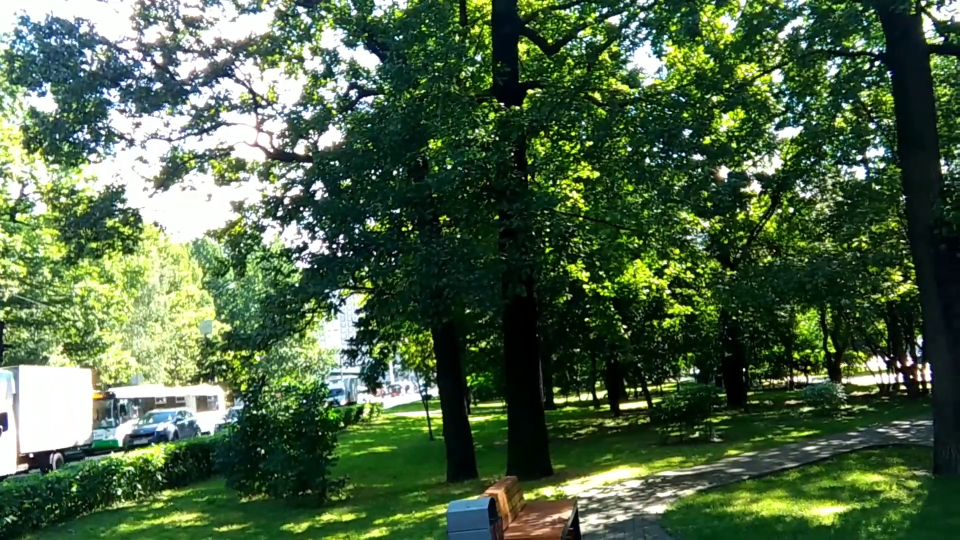
#> input picture frame 17 of exp34/exp34.mp4, 1920 x 1080 px (shown at 1/2 size)
$ python exp34.py
#> lines starting #> are read from the running program, lines starting #| are printed output that depends on the picture; after the words box and inside, x2 and y2 are one past the last pixel; in counts of white or black regions, pixels touching at a corner belong together
import cv2

cap = cv2.VideoCapture("LIST OF EXPERIMENTS/exp34/exp34.mp4")
detector = cv2.createBackgroundSubtractorMOG2()

while True:
    ret, frame = cap.read()
#> frame is the input picture: shape (1080, 1920, 3); mean B, G, R 69.7, 100.9, 77.8

    if not ret:
        break

    mask = detector.apply(frame)
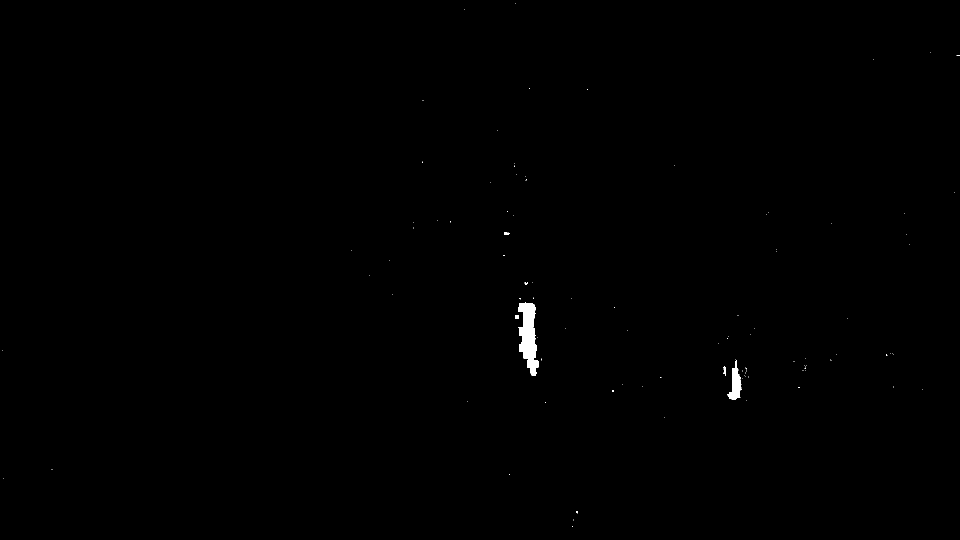
#> mask: shape (1080, 1920) (shown at 1/2 size); values 127 (black) and 255 (white), 0.25% white; 102 white regions (97 under 20 px), largest, box (x1, y1, x2, y2) and area: (1036, 604, 1078, 751) 3695, (1454, 720, 1483, 799) 1102, (1447, 732, 1452, 752) 66, (1031, 630, 1038, 638) 56, (1008, 465, 1020, 470) 48
    contours, _ = cv2.findContours(mask, cv2.RETR_TREE, cv2.CHAIN_APPROX_SIMPLE)
#> contours = [[[0, 0], [0, 1079], [1919, 1079], [1919, 0]]]

    for contour in contours:
        if cv2.contourArea(contour) > 1500:
            x, y, w, h = cv2.boundingRect(contour)
            cv2.rectangle(frame, (x, y), (x + w, y + h), (0, 255, 0), 2)
            cv2.putText(frame, "Vehicle", (x, y - 10),
                        cv2.FONT_HERSHEY_SIMPLEX, 0.7, (0, 255, 0), 2)
#> this loop made 1 pass
#> (contour, x, y, w, h) on pass 1: ([[0, 0], [0, 1079], [1919, 1079], [1919, 0]], 0, 0, 1920, 1080)
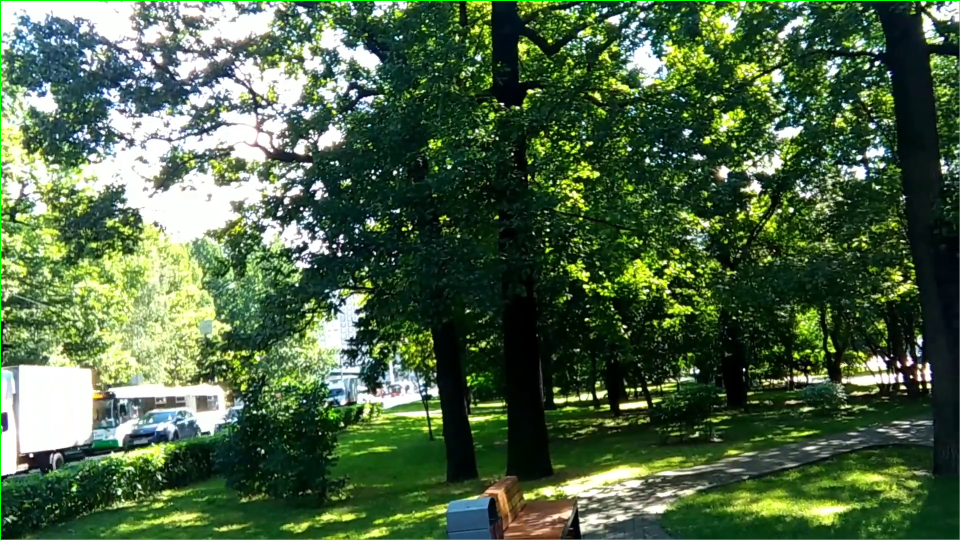
#> frame: shape (1080, 1920, 3) (shown at 1/2 size); 0.43% of pixels changed, all inside (x1, y1, x2, y2) = (0, 0, 1920, 1080)

    cv2.imshow("Vehicle Detection", frame)

    if cv2.waitKey(1) & 0xFF == ord("q"):
#> (key q is pressed here)
        break

cap.release()
cv2.destroyAllWindows()

$ run again, starting later in the video
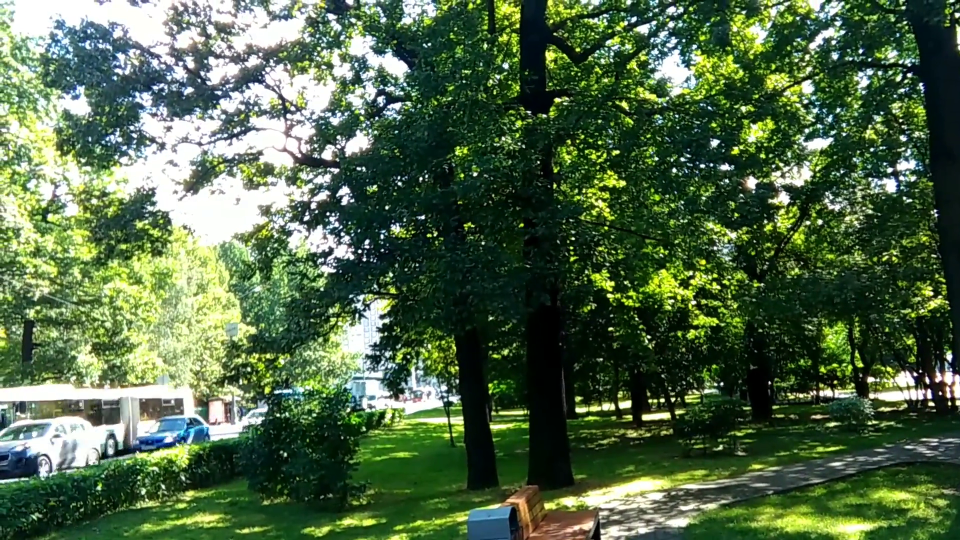
#> input picture frame 76 of exp34/exp34.mp4, 1920 x 1080 px (shown at 1/2 size)
#> frame is the input picture: shape (1080, 1920, 3); mean B, G, R 71, 103.4, 80.1
#> `mask = detector.apply(frame)`:
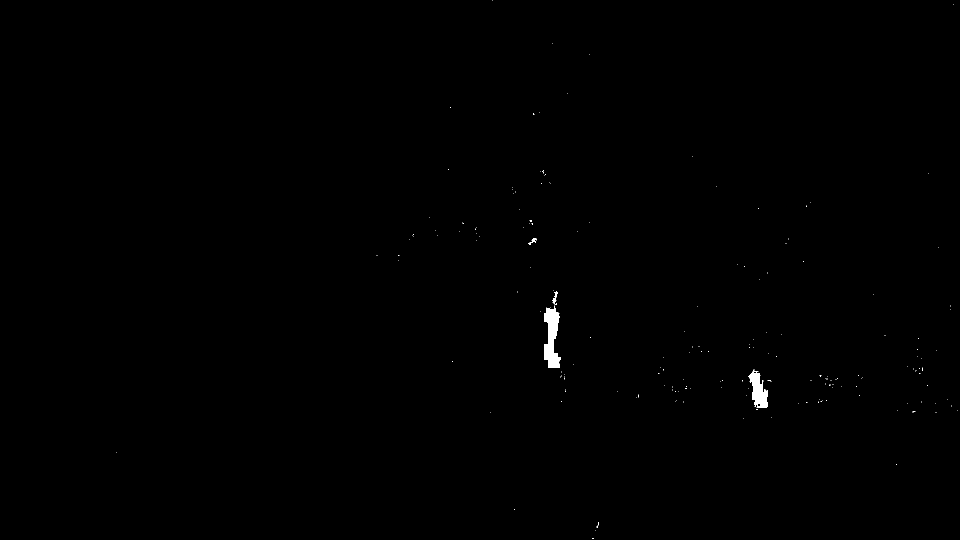
#> mask: shape (1080, 1920) (shown at 1/2 size); values 127 (black) and 255 (white), 0.24% white; 183 white regions (179 under 20 px), largest, box (x1, y1, x2, y2) and area: (1088, 615, 1121, 736) 2640, (1496, 739, 1536, 816) 1694, (1104, 582, 1116, 607) 119, (1057, 476, 1074, 489) 88
#> contours = [[[0, 0], [0, 1079], [1919, 1079], [1919, 0]]]
#> the loop `for contour in contours:` made 1 pass
#> (contour, x, y, w, h) on pass 1: ([[0, 0], [0, 1079], [1919, 1079], [1919, 0]], 0, 0, 1920, 1080)
#> after the loop `for contour in contours:`:
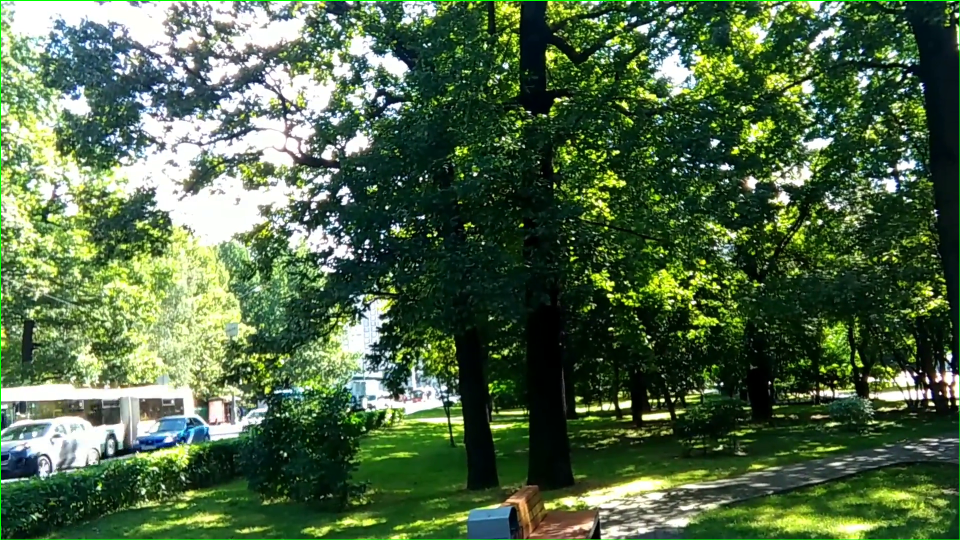
#> frame: shape (1080, 1920, 3) (shown at 1/2 size); 0.43% of pixels changed, all inside (x1, y1, x2, y2) = (0, 0, 1920, 1080)

$ run again, starting later in the video
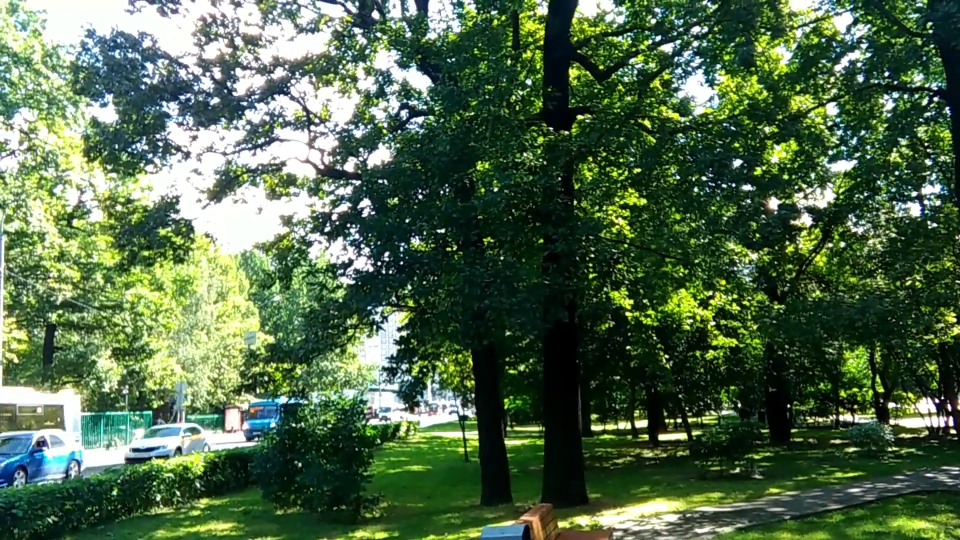
#> input picture frame 136 of exp34/exp34.mp4, 1920 x 1080 px (shown at 1/2 size)
#> frame is the input picture: shape (1080, 1920, 3); mean B, G, R 73.7, 104.4, 80.2
#> `mask = detector.apply(frame)`:
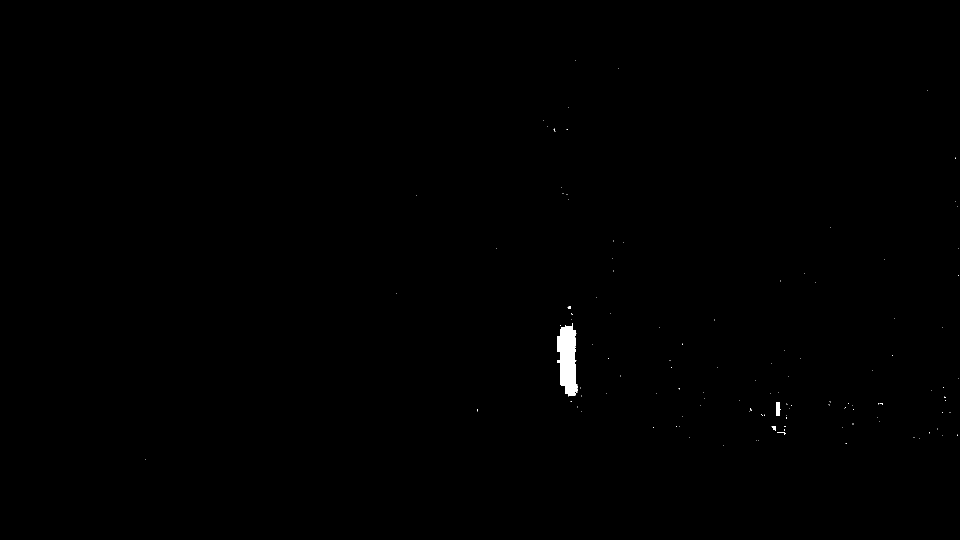
#> mask: shape (1080, 1920) (shown at 1/2 size); values 127 (black) and 255 (white), 0.24% white; 122 white regions (117 under 20 px), largest, box (x1, y1, x2, y2) and area: (1114, 646, 1156, 793) 4312, (1552, 804, 1562, 832) 226, (1543, 852, 1552, 862) 57, (1554, 864, 1570, 866) 30, (1135, 612, 1142, 618) 27
#> contours = [[[0, 0], [0, 1079], [1919, 1079], [1919, 0]]]
#> the loop `for contour in contours:` made 1 pass
#> (contour, x, y, w, h) on pass 1: ([[0, 0], [0, 1079], [1919, 1079], [1919, 0]], 0, 0, 1920, 1080)
#> after the loop `for contour in contours:`:
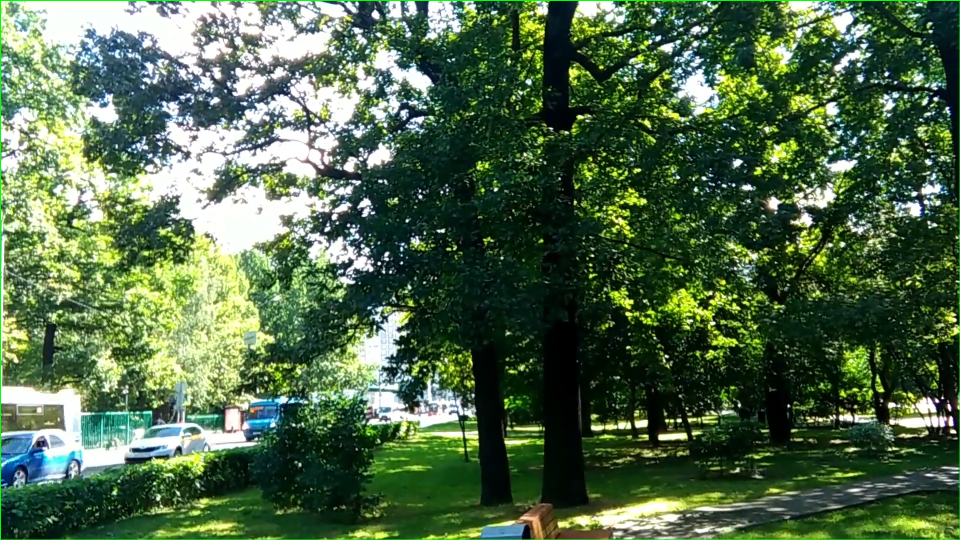
#> frame: shape (1080, 1920, 3) (shown at 1/2 size); 0.43% of pixels changed, all inside (x1, y1, x2, y2) = (0, 0, 1920, 1080)
